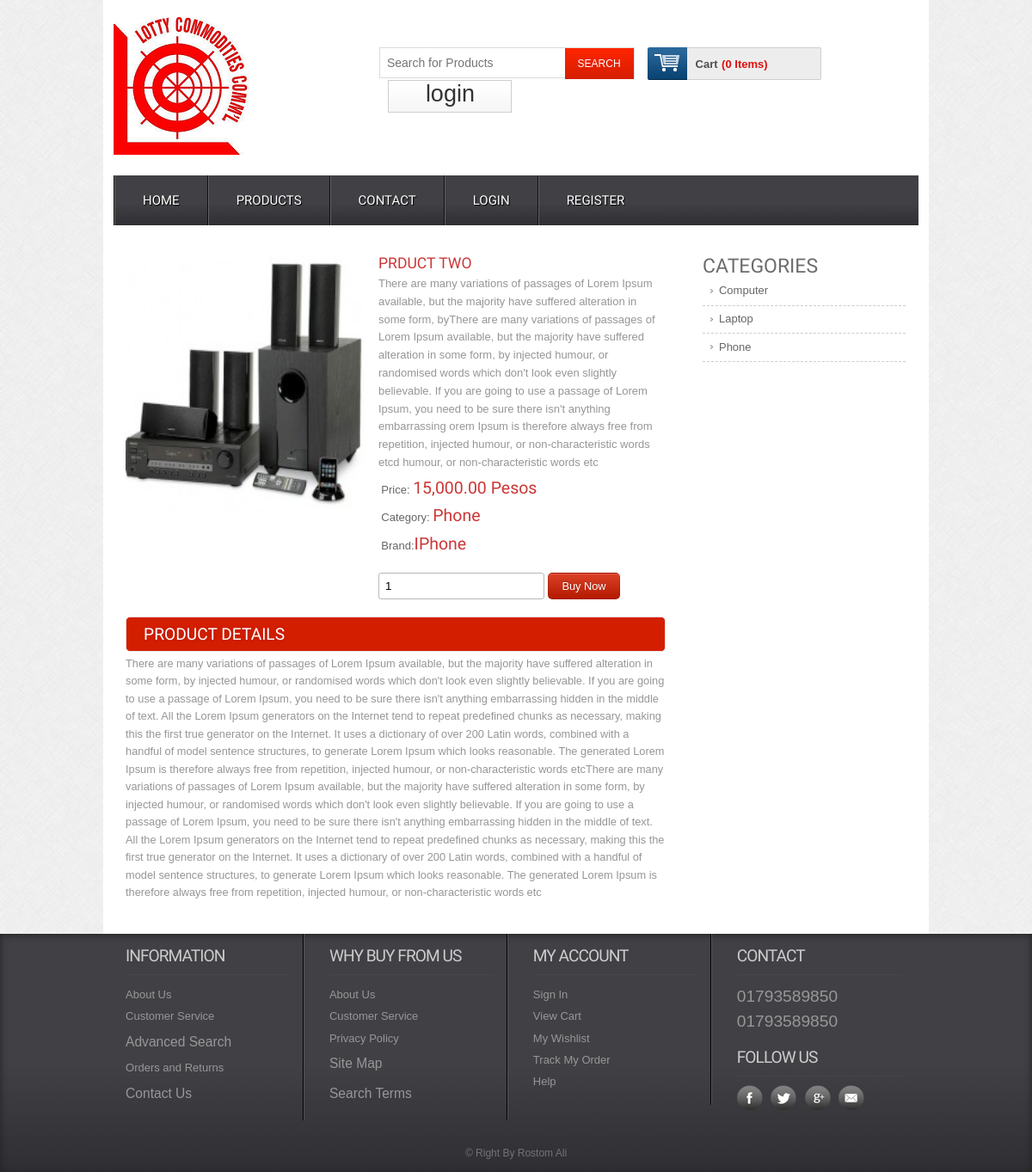
/single/2, run on the app's committed database.
### tables this page shows
CREATE TABLE `tbl_product` (
  `product_id` int(11) NOT NULL,
  `product_title` varchar(255) NOT NULL,
  `product_short_description` text NOT NULL,
  `product_long_description` text NOT NULL,
  `product_image` varchar(255) NOT NULL,
  `product_price` int(11) NOT NULL,
  `product_quantity` int(11) NOT NULL,
  `product_feature` tinyint(4) NOT NULL,
  `product_category` int(11) NOT NULL,
  `product_brand` int(11) NOT NULL,
  `product_author` int(11) NOT NULL,
  `product_view` int(11) NOT NULL DEFAULT 0,
  `published_date` timestamp NOT NULL DEFAULT current_timestamp(),
  `publication_status` tinyint(4) NOT NULL
);

CREATE TABLE `tbl_category` (
  `id` int(11) NOT NULL,
  `category_name` varchar(100) NOT NULL,
  `category_description` text NOT NULL,
  `publication_status` tinyint(4) NOT NULL COMMENT 'Published=1,Unpublished=0'
);

CREATE TABLE `tbl_brand` (
  `brand_id` int(11) NOT NULL,
  `brand_name` varchar(255) NOT NULL,
  `brand_description` text NOT NULL,
  `publication_status` tinyint(4) NOT NULL
);

### application/controllers/Web.php (called while the page is built, shortened)
<?php
class Web extends CI_Controller {
    public function single($id) {
        $data = array();
        $data['get_single_product'] = $this->web_model->get_single_product($id);
        $data['get_all_category'] = $this->web_model->get_all_category();
        $this->load->view('web/inc/header');
        $this->load->view('web/pages/single', $data);
        $this->load->view('web/inc/footer');
    }
}

### index.php (called while the page is built, shortened)
<?php
require_once BASEPATH.'core/CodeIgniter.php';

### application/models/Web_Model.php (called while the page is built, shortened)
<?php
class Web_Model extends CI_Model {
    public function get_single_product($id) {
        $this->db->select('*');
        $this->db->from('tbl_product');
        $this->db->join('tbl_category', 'tbl_category.id=tbl_product.product_category');
        $this->db->join('tbl_brand', 'tbl_brand.brand_id=tbl_product.product_brand');
        $this->db->where('tbl_product.product_id', $id);
        $info = $this->db->get();
        return $info->row();
    }
    public function get_all_category() {
        $this->db->select('*');
        $this->db->from('tbl_category');
        $this->db->where('publication_status', 1);
        $info = $this->db->get();
        return $info->result();
    }
}

### application/views/web/pages/single.php (the view, shortened to what this page needs)
<div class="main">
    <div class="content">
        <div class="section group">
            <div class="cont-desc span_1_of_2">
                <div class="grid images_3_of_2">
                    <img src="<?php echo base_url('uploads/'.$get_single_product->product_image)?>" alt="" />
                </div>
                <div class="desc span_3_of_2">
                    <h2><?php echo $get_single_product->product_title?></h2>
                    <p><?php echo $get_single_product->product_short_description?></p>
                    <div class="price">
                        <p>Price: <span><?php echo $this->cart->format_number($get_single_product->product_price)?> Pesos</span></p>
                        <p>Category: <span><?php echo $get_single_product->category_name?></span></p>
                        <p>Brand:<span><?php echo $get_single_product->brand_name?></span></p>
                    </div>
                    <div class="add-cart">
                        <form action="<?php echo base_url('save/cart');?>" method="post">
                            <input type="number" class="buyfield" name="qty" value="1"/>
                            <input type="submit" class="buysubmit" name="submit" value="Buy Now"/>
                        </form>
                    </div>
                </div>
                <div class="product-desc">
                    <h2>Product Details</h2>
                    <p><?php echo $get_single_product->product_long_description?></p>
                </div>
            </div>
            <div class="rightsidebar span_3_of_1">
                <h2>CATEGORIES</h2>
                <ul>
                    <?php foreach($get_all_category as $single_category){?>
                    <li><a href="<?php echo base_url('get/category/'.$single_category->id);?>"><?php echo $single_category->category_name?></a></li>
                    <?php }?>
                </ul>
            </div>
        </div>
    </div>
</div>

### assets/web/css/style.css (style rules this page uses)
html,body,div,span,applet,object,iframe,h1,h2,h3,h4,h5,h6,p,blockquote,pre,a,abbr,acronym,address,big,cite,code,del,dfn,em,img,ins,kbd,q,s,samp,small,strike,strong,sub,sup,tt,var,b,u,i,dl,dt,dd,ol,nav ul,nav li,fieldset,form,label,legend,table,caption,tbody,tfoot,thead,tr,th,td,article,aside,canvas,details,embed,figure,figcaption,footer,header,hgroup,menu,nav,output,ruby,section,summary,time,mark,audio,video { margin:0;padding:0;border:0;font-size:100%;font:inherit;vertical-align:baseline; }
ol,ul { list-style:none;margin:0;padding:0; }
a { text-decoration:none; }
img { max-width:100%; }
body { font-family:Arial, Helvetica, sans-serif; background:url(../images/body_bg3.jpg); }
input[type="number"] { border: 1px solid #b8b8b8; border-radius: 3px; padding: 7px; }
.buysubmit { background: #d41e00 url("../images/large-button-overlay.png") repeat scroll 0 0; border: 1px solid rgba(0, 0, 0, 0.1); border-radius: 5px; color: #fff; font-family: Arial,"Helvetica Neue","Helvetica",Tahoma,Verdana,sans-serif; font-size: 0.8em; padding: 7px 15px; text-shadow: 0 -1px 1px rgba(0, 0, 0, 0.25); cursor:pointer; outline:none; }
.section { clear: both; padding: 0px; margin: 0px; }
.group:before, .group:after { content:""; display:table; }
.group:after { clear:both; }
.group { zoom:1; }
.content { padding:20px 0; background:#FFF; }
.content h2 { font-size:23px; color:#6C6C6C; font-family: 'Monda', sans-serif; }
.cont-desc { display: block; float:left; clear:both; }
.rightsidebar { display: block; float:left; margin: 0% 0 0% 1.6%; }
.cont-desc:first-child { margin-left: 0; }
.desc { display: block; float:left; margin: 0% 0 0% 2.6%; }
.span_1_of_2 { width: 67.1%; padding:1.5%; }
.images_3_of_2 { width: 44.2%; float:left; text-align:center; }
.span_3_of_2 { width: 53.2%; }
.span_3_of_1 { width: 25.2%; padding:1.5%; }
.images_3_of_2 img { height: 302px; max-width: 100%; width: 100%; }
.span_3_of_2 h2 { font-family: 'Monda', sans-serif; font-size:1.1em; color: #CC3636; font-weight : normal; margin-top: 0px; text-transform:uppercase; }
.span_3_of_2 p { font-size:0.8125em; padding:0.3em 0; color:#969696; line-height: 1.6em; font-family : verdana, arial, helvetica, helve, sans-serif; }
.price p { font-size:0.8125em; padding:1.5% 1%; color: #666; vertical-align:top; }
.price p span { font-size:1.5em; font-family: 'Monda', sans-serif; color: #CC3636; }
.add-cart { padding-top:15px; }
.product-desc,.product-tags { clear:both; padding-top:20px; }
.product-desc h2,.product-tags h2 { padding:8px 20px; background:#d41e00; border: 1px solid #EBE8E8; border-radius: 5px; -webkit-border-radius: 5px; -moz-border-radius: 5px; -o-border-radius: 5px; font-family: 'Monda', sans-serif; font-size:1.2em; color:#FFF; text-transform: uppercase; text-shadow:0 1px 5px rgba(34, 34, 34, 0.17); }
.product-desc p { font-size: 0.8em; padding: 0.3em 0; color: #969696; line-height: 1.6em; font-family: verdana, arial, helvetica, helve, sans-serif; }
.span_3_of_1 li a { font-size:0.8125em; padding:0.42em 8%; color: #666; display: block; line-height: 1.6em; font-family : Arial, Helvetica, sans-serif; border-bottom:1px dashed #CCC; background: url(../images/drop_arrow.png) no-repeat 5px 11px; }

### data on the page
tbl_product: product_image (picture), product_title "PRDUCT TWO", product_short_description "There are many variations of passages of Lorem Ipsum available, but the majority have suffered alteration in some form, byThere are many variations of passages of Lorem Ipsum available, but the majority have suffered alteration in some form, by injected humour, or randomised words which don't look even slightly believable. If you are going to use a passage of Lorem Ipsum, you need to be sure there isn't anything embarrassing orem Ipsum is therefore always free from repetition, injected humour, or non-characteristic words etcd humour, or non-characteristic words etc", product_price "15,000.00", tbl_category.category_name "Phone", tbl_brand.brand_name "IPhone", product_long_description "There are many variations of passages of Lorem Ipsum available, but the majority have suffered alteration in some form, by injected humour, or randomised words which don't look even slightly believable. If you are going to use a passage of Lorem Ipsum, you need to be sure there isn't anything embarrassing hidden in the middle of text. All the Lorem Ipsum generators on the Internet tend to repeat predefined chunks as necessary, making this the first true generator on the Internet. It uses a dictionary of over 200 Latin words, combined with a handful of model sentence structures, to generate Lorem Ipsum which looks reasonable. The generated Lorem Ipsum is therefore always free from…"
tbl_category: category_name "Computer"
tbl_category: category_name "Laptop"
tbl_category: category_name "Phone"

### other printed values
$this->cart->total_items() "0"
$result->$para "01793589850 01793589850 © Right By Rostom Ali"
